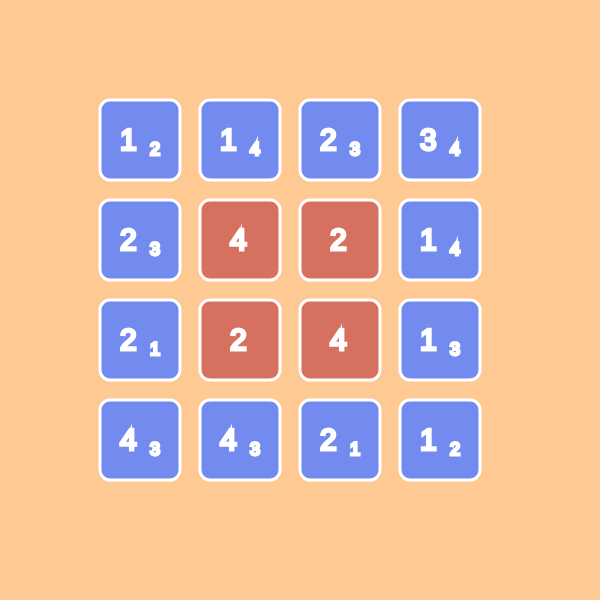
Frame 1 (no input)
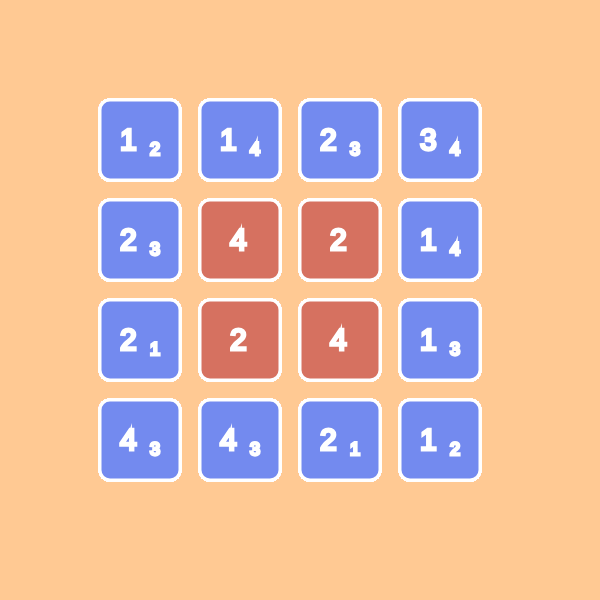
Frame 60 (no input)
Frame 120 (the mouse pressed at the canvas centre since frame 60): identical to frame 60, image omitted

The p5.js sketch that drew these frames (run headless with seeded random() and noise() and a simulated clock; from frame 60 on, the mouse is pressed at the canvas centre):

// p5.js sketch
// ── sketch.js
let field = [];

function setup() {
    createCanvas(600, 600);
    background(255, 201, 147);
    createGame();
    fillSquares();
}

function draw() {
    checkIfWon();
   for (const square of field) {
       square.show();
   }
}

function checkIfWon() {
    let rightQuesses = 0;
    for (const square of field) {
        if (square.id === 1) {
            if (square.mainValue === 2) {
                rightQuesses++;
            }
        } else if (square.id === 2) {
            if (square.mainValue === 1) {
                rightQuesses++;
            }
        } else if (square.id === 3) {
            if (square.mainValue === 3) {
                rightQuesses++;
            }
        } else if (square.id === 4) {
            if (square.mainValue === 4) {
                rightQuesses++;
            }
        } else if (square.id === 5) {
            if (square.mainValue === 3) {
                rightQuesses++;
            }
        } else if (square.id === 8) {
            if (square.mainValue === 1) {
                rightQuesses++;
            }
        } else if (square.id === 9) {
            if (square.mainValue === 1) {
                rightQuesses++;
            }
        } else if (square.id === 12) {
            if (square.mainValue === 3) {
                rightQuesses++;
            }
        } else if (square.id === 13) {
            if (square.mainValue === 4) {
                rightQuesses++;
            }
        } else if (square.id === 14) {
            if (square.mainValue === 3) {
                rightQuesses++;
            }
        } else if (square.id === 15) {
            if (square.mainValue === 1) {
                rightQuesses++;
            }
        } else if (square.id === 16) {
            if (square.mainValue === 2) {
                rightQuesses++;
            }
        }

        if (rightQuesses === 12) {
            fill(255);
            textSize(50);
            text('You won!', 200, 50);
            noLoop();
        }
    }
}

function createGame() {
    let id = 1;
    let xOff = 100;
    let yOff = 100;
    for (let i = 0; i < 4; i++) {
        for (let j = 0; j < 4; j++) {
            let col = null;
            if (i >= 1 && i <= 2 && j >= 1 && j <= 2) {
                col = createVector(214, 113, 96);
            } else {
                col = createVector(115, 138, 239);
            }
            let square = new Square(xOff, yOff, col, id);
            id++;
            field.push(square);
            xOff += 100;
        }
        yOff += 100;
        xOff = 100;
    }
}

function fillSquares() {
    for (const square of field) {
        if (square.id === 1) {
            square.mainValue = 1;
            square.secondaryValue = 2;
        } else if (square.id === 2) {
            square.mainValue = 1;
            square.secondaryValue = 4;
        } else if (square.id === 3) {
            square.mainValue = 2;
            square.secondaryValue = 3;
        } else if (square.id === 4) {
            square.mainValue = 3;
            square.secondaryValue = 4;
        } else if (square.id === 5) {
            square.mainValue = 2;
            square.secondaryValue = 3;
        } else if (square.id === 6) {
            square.mainValue = 4;
            // square.secondaryValue = 4;
        } else if (square.id === 7) {
            square.mainValue = 2;
            // square.secondaryValue = 4;
        } else if (square.id === 8) {
            square.mainValue = 1;
            square.secondaryValue = 4;
        } else if (square.id === 9) {
            square.mainValue = 2;
            square.secondaryValue = 1;
        } else if (square.id === 10) {
            square.mainValue = 2;
            // square.secondaryValue = 4;
        } else if (square.id === 11) {
            square.mainValue = 4;
            // square.secondaryValue = 4;
        } else if (square.id === 12) {
            square.mainValue = 1;
            square.secondaryValue = 3;
        } else if (square.id === 13) {
            square.mainValue = 4;
            square.secondaryValue = 3;
        } else if (square.id === 14) {
            square.mainValue = 4;
            square.secondaryValue = 3;
        } else if (square.id === 15) {
            square.mainValue = 2;
            square.secondaryValue = 1;
        } else if (square.id === 16) {
            square.mainValue = 1;
            square.secondaryValue = 2;
        }
    }
}

function mouseClicked() {
    for (const square of field) {
        if (mouseX >= square.pos.x && mouseX <= square.pos.x + square.w
            && mouseY >= square.pos.y && mouseY <= square.pos.y + square.w) {
            if (square.mainValue && square.secondaryValue) {
                let temp = square.mainValue;
                square.mainValue = square.secondaryValue;
                square.secondaryValue = temp;
            }
        }
    }
}
// ── square.js
// Square is class
function Square(x, y, color, id) {
    this.pos = createVector(x, y);
    this.w = 80;
    this.mainValue = '';
    this.secondaryValue = '';
    this.col = color;
    this.id = id;
}

Square.prototype.show = function () {
    fill(this.col.x, this.col.y, this.col.z);
    stroke(255);
    strokeWeight(3);
    rect(this.pos.x, this.pos.y, this.w, this.w, 10);
    if (this.mainValue && this.secondaryValue) {
        fill(255);
        textSize(30);
        text(this.mainValue, this.pos.x + 20, this.pos.y + 50);
        fill(255);
        textSize(18);
        text(this.secondaryValue, this.pos.x + 50, this.pos.y + 55);
    } else {
        fill(255);
        textSize(30);
        text(this.mainValue, this.pos.x + 30, this.pos.y + 50);
    }
}
